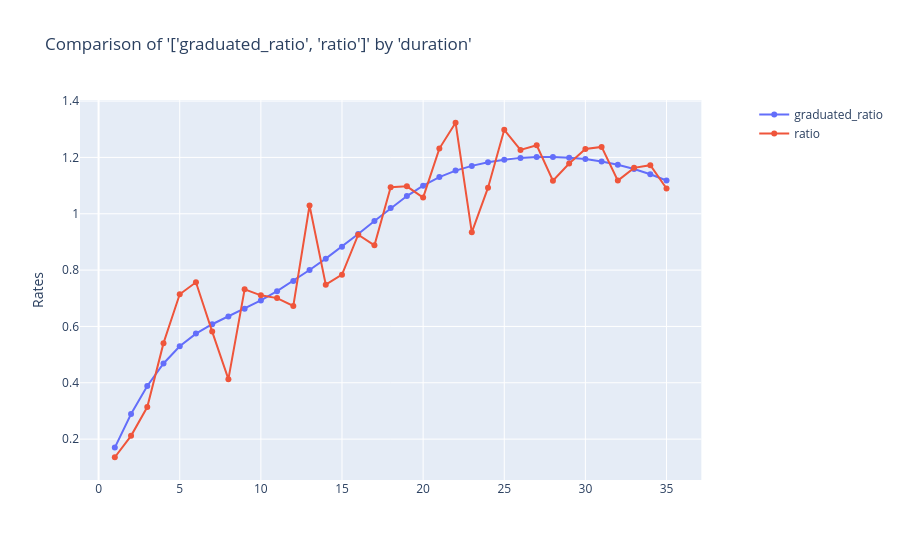

Notebook code for this chart:
### Code cell
charters.compare_rates(df=fig, x_axis="duration", rates=["graduated_ratio", "ratio"])

### Figure 1 — Plotly figure (JSON) as saved in the notebook; plotly's stock layout.template omitted (floating-point values rounded to 4 significant figures)
{"data": [{"mode": "lines+markers", "name": "graduated_ratio", "type": "scatter", "x": [1, 2, 3, 4, 5, 6, 7, 8, 9, 10, 11, 12, 13, 14, 15, 16, 17, 18, 19, 20, 21, 22, 23, 24, 25, 26, 27, 28, 29, 30, 31, 32, 33, 34, 35], "xaxis": "x", "y": [0.17, 0.2893, 0.3887, 0.4686, 0.5297, 0.5746, 0.6078, 0.6355, 0.6629, 0.6924, 0.7253, 0.7615, 0.8004, 0.8407, 0.8831, 0.928, 0.9744, 1.02, 1.063, 1.1, 1.13, 1.153, 1.17, 1.183, 1.192, 1.198, 1.201, 1.202, 1.199, 1.194, 1.186, 1.174, 1.159, 1.14, 1.118], "yaxis": "y"}, {"mode": "lines+markers", "name": "ratio", "type": "scatter", "x": [1, 2, 3, 4, 5, 6, 7, 8, 9, 10, 11, 12, 13, 14, 15, 16, 17, 18, 19, 20, 21, 22, 23, 24, 25, 26, 27, 28, 29, 30, 31, 32, 33, 34, 35], "xaxis": "x", "y": [0.1357, 0.2117, 0.3137, 0.5407, 0.7141, 0.7568, 0.5817, 0.4129, 0.7319, 0.7104, 0.7006, 0.6726, 1.029, 0.7483, 0.7838, 0.9258, 0.888, 1.094, 1.097, 1.057, 1.231, 1.323, 0.9342, 1.092, 1.298, 1.226, 1.243, 1.117, 1.178, 1.23, 1.237, 1.118, 1.163, 1.172, 1.09], "yaxis": "y"}], "layout": {"title": {"text": "Comparison of '['graduated_ratio', 'ratio']' by 'duration'"}, "xaxis": {"anchor": "y", "domain": [0, 0.94]}, "yaxis": {"anchor": "x", "domain": [0, 1], "title": {"text": "Rates"}, "type": "-"}, "yaxis2": {"anchor": "x", "overlaying": "y", "side": "right"}}}
